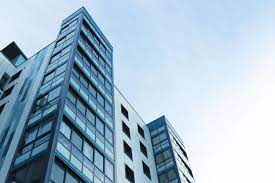
%> input picture Practical 9/Building.png, 275 x 183 px
$ octave AdaptiveThresholding.m   (GNU Octave 9; MATLAB toolbox functions it lacks are replaced by stand-ins)
%> lines starting %> are read from the running program, lines starting %| are printed output that depends on the picture; in (x1, y1, x2, y2) boxes, pixels count from 0 and x2, y2 are one past the last pixel; in counts of white or black regions, pixels touching at a corner belong together; the program's own positions count from 1
color = imread("Building.png");
%> color is the input picture: size 183x275x3 uint8; mean R, G, B 163.1, 186.2, 204.1
orig_img = rgb2gray(color);
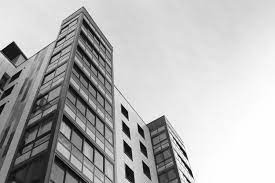
%> orig_img: size 183x275 uint8; min 2, max 255, mean 181.4
img = im2double (orig_img);
avg = imfilter(orig_img, fspecial('average', 159), 'replicate');
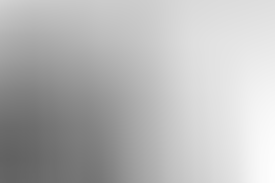
%> avg: size 183x275 uint8; min 97, max 253, mean 183.9
sub = orig_img - avg;
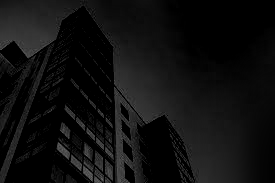
%> sub: size 183x275 uint8; min 0, max 106, mean 15.5
out2 = imbinarize(sub, 0);
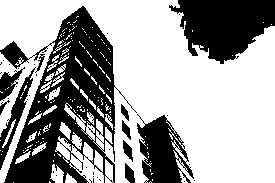
%> out2: size 183x275 logical; 63.5% white; 48 black regions (37 under 20 px), largest, box (x1, y1, x2, y2) and area: (0, 6, 137, 183) 9886, (169, 0, 275, 64) 4503, (137, 114, 194, 183) 2303

subplot(1,3,1), imshow(color), title("Original Image");
subplot(1,3,2), imshow(orig_img), title("Grayscale Image")
subplot(1,3,3), imshow(out2), title("Local Adaptive Thresholding")
